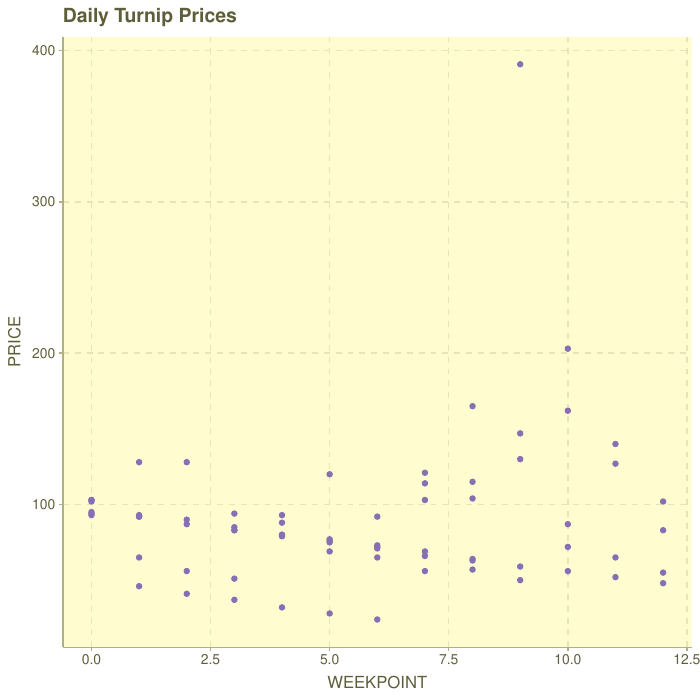

Write the R code that produced this figure.
library(tidyverse)
library(ggthemr)

source("weekpoint.R")

data <- read_csv("turnips.csv", skip=15)

ggthemr("lilac");

p <- data %>%
     rowwise() %>%
     mutate(WEEKPOINT <- weekpoint(WEEKDAY, AMPM)) %>%
     rename(WEEKPOINT = starts_with("WEEKPOINT")) %>%
     ggplot(aes(y = PRICE, x = WEEKPOINT)) +
        geom_jitter() +
	labs(title = "Daily Turnip Prices")

ggsave("weeks.pdf")

